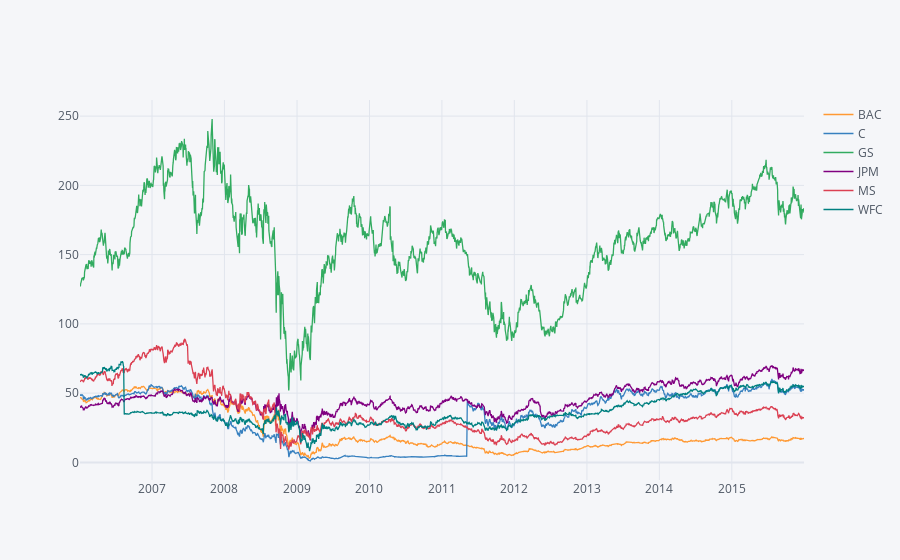

Notebook code for this chart:
### Code cell
# Interactive line plot
bank_stocks.xs(key='Close',axis=1,level='Stock Info').iplot()

### Figure 1 — Plotly figure (JSON) as saved in the notebook; plotly's stock layout.template omitted (floating-point values rounded to 4 significant figures; data arrays with more than 128 entries replaced by an {"elided": "..."} marker saying what was removed)
{"data": [{"line": {"color": "rgba(255, 153, 51, 1.0)", "dash": "solid", "shape": "linear", "width": 1.3}, "mode": "lines", "name": "BAC", "text": "", "type": "scatter", "x": {"elided": "2517 str values"}, "y": {"elided": "2517 float values"}}, {"line": {"color": "rgba(55, 128, 191, 1.0)", "dash": "solid", "shape": "linear", "width": 1.3}, "mode": "lines", "name": "C", "text": "", "type": "scatter", "x": {"elided": "2517 str values"}, "y": {"elided": "2517 float values"}}, {"line": {"color": "rgba(50, 171, 96, 1.0)", "dash": "solid", "shape": "linear", "width": 1.3}, "mode": "lines", "name": "GS", "text": "", "type": "scatter", "x": {"elided": "2517 str values"}, "y": {"elided": "2517 float values"}}, {"line": {"color": "rgba(128, 0, 128, 1.0)", "dash": "solid", "shape": "linear", "width": 1.3}, "mode": "lines", "name": "JPM", "text": "", "type": "scatter", "x": {"elided": "2517 str values"}, "y": {"elided": "2517 float values"}}, {"line": {"color": "rgba(219, 64, 82, 1.0)", "dash": "solid", "shape": "linear", "width": 1.3}, "mode": "lines", "name": "MS", "text": "", "type": "scatter", "x": {"elided": "2517 str values"}, "y": {"elided": "2517 float values"}}, {"line": {"color": "rgba(0, 128, 128, 1.0)", "dash": "solid", "shape": "linear", "width": 1.3}, "mode": "lines", "name": "WFC", "text": "", "type": "scatter", "x": {"elided": "2517 str values"}, "y": {"elided": "2517 float values"}}], "layout": {"legend": {"bgcolor": "#F5F6F9", "font": {"color": "#4D5663"}}, "paper_bgcolor": "#F5F6F9", "plot_bgcolor": "#F5F6F9", "title": {"font": {"color": "#4D5663"}}, "xaxis": {"gridcolor": "#E1E5ED", "showgrid": true, "tickfont": {"color": "#4D5663"}, "title": {"font": {"color": "#4D5663"}, "text": ""}, "zerolinecolor": "#E1E5ED"}, "yaxis": {"gridcolor": "#E1E5ED", "showgrid": true, "tickfont": {"color": "#4D5663"}, "title": {"font": {"color": "#4D5663"}, "text": ""}, "zerolinecolor": "#E1E5ED"}}}
